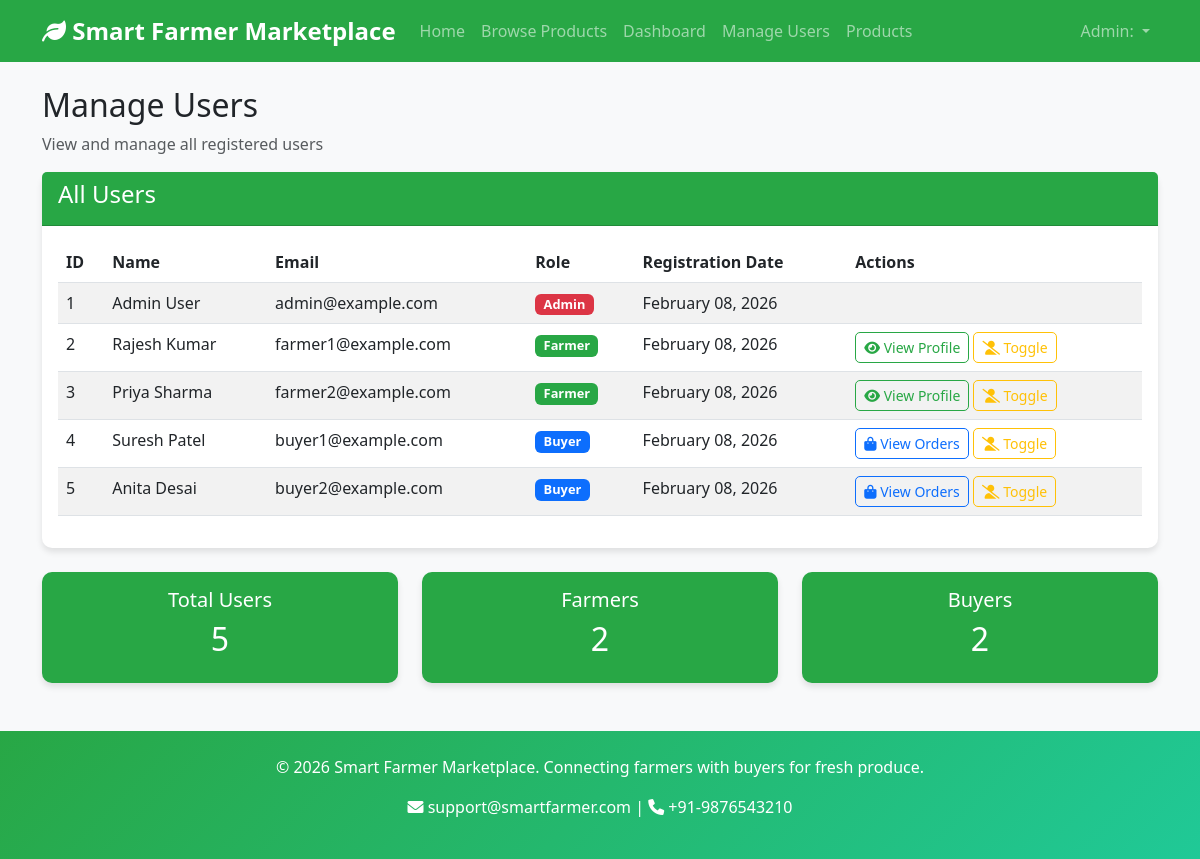
Page /admin/users (signed in) on the committed database.
### models/user.py (models this page shows, shortened)
class User(db.Model):
    __tablename__ = 'users'
    id = db.Column(db.Integer, primary_key=True)
    name = db.Column(db.String(100), nullable=False)
    email = db.Column(db.String(100), unique=True, nullable=False)
    password_hash = db.Column(db.String(200), nullable=False)
    role = db.Column(db.String(20), nullable=False)  # 'farmer', 'buyer', or 'admin'
    created_at = db.Column(db.DateTime, default=datetime.utcnow)

### app.py (the view)
@app.route('/admin/users')
@login_required
@role_required(['admin'])
def manage_users():
    users = User.query.all()
    return render_template('admin/manage_users.html', users=users)

### app.py (called while the page is built)
def login_required(f):
    @wraps(f)
    def decorated_function(*args, **kwargs):
        if 'user_id' not in session:
            return redirect(url_for('login'))
        return f(*args, **kwargs)
    return decorated_function

def role_required(allowed_roles):
    def decorator(f):
        @wraps(f)
        def decorated_function(*args, **kwargs):
            if 'user_id' not in session:
                return redirect(url_for('login'))
            user = User.query.get(session['user_id'])
            if not user or user.role not in allowed_roles:
                flash('Access denied. Insufficient permissions.', 'error')
                return redirect(url_for('index'))
            return f(*args, **kwargs)
        return decorated_function
    return decorator

### templates/admin/manage_users.html (shortened to what this page needs)
{% extends "base.html" %}
{% block content %}
<div class="row">
    <div class="col-12">
        <h2>Manage Users</h2>
        <p class="text-muted">View and manage all registered users</p>
    </div>
</div>
<div class="row">
    <div class="col-12">
        <div class="card">
            <div class="card-header bg-success text-white">
                <h4>All Users</h4>
            </div>
            <div class="card-body">
                <div class="table-responsive">
                    <table class="table table-striped">
                        <thead>
                            <tr>
                                <th>ID</th>
                                <th>Name</th>
                                <th>Email</th>
                                <th>Role</th>
                                <th>Registration Date</th>
                                <th>Actions</th>
                            </tr>
                        </thead>
                        <tbody>
                            {% for user in users %}
                            <tr>
                                <td>{{ user.id }}</td>
                                <td>{{ user.name }}</td>
                                <td>{{ user.email }}</td>
                                <td>
                                    {% if user.role == 'admin' %}
                                        <span class="badge bg-danger">{{ user.role|title }}</span>
                                    {% elif user.role == 'farmer' %}
                                        <span class="badge bg-success">{{ user.role|title }}</span>
                                    {% elif user.role == 'buyer' %}
                                        <span class="badge bg-primary">{{ user.role|title }}</span>
                                    {% else %}
                                        <span class="badge bg-secondary">{{ user.role|title }}</span>
                                    {% endif %}
                                </td>
                                <td>{{ user.created_at.strftime('%B %d, %Y') }}</td>
                                <td>
                                    {% if user.role == 'farmer' %}
                                        <a href="{{ url_for('farmer_dashboard') }}" class="btn btn-sm btn-outline-success" target="_blank">
                                            <i class="fas fa-eye"></i> View Profile
                                        </a>
                                    {% elif user.role == 'buyer' %}
                                        <a href="{{ url_for('order_history') }}" class="btn btn-sm btn-outline-primary" target="_blank">
                                            <i class="fas fa-shopping-bag"></i> View Orders
                                        </a>
                                    {% endif %}
                                    {% if user.role != 'admin' %}
                                    <form method="POST" action="{{ url_for('toggle_user_status', user_id=user.id) }}" class="d-inline">
                                        <button type="submit" class="btn btn-sm btn-outline-warning">
                                            <i class="fas fa-user-slash"></i> Toggle
                                        </button>
                                    </form>
                                    {% endif %}
                                </td>
                            </tr>
                            {% endfor %}
                        </tbody>
                    </table>
                </div>
            </div>
        </div>
    </div>
</div>
<div class="row mt-4">
    <div class="col-md-4">
        <div class="card text-white bg-success">
            <div class="card-body text-center">
                <h5>Total Users</h5>
                <h2>{{ users|length }}</h2>
            </div>
        </div>
    </div>
    <div class="col-md-4">
        <div class="card text-white bg-success">
            <div class="card-body text-center">
                <h5>Farmers</h5>
                <h2>{{ users|selectattr('role', 'equalto', 'farmer')|list|length }}</h2>
            </div>
        </div>
    </div>
    <div class="col-md-4">
        <div class="card text-white bg-success">
            <div class="card-body text-center">
                <h5>Buyers</h5>
                <h2>{{ users|selectattr('role', 'equalto', 'buyer')|list|length }}</h2>
            </div>
        </div>
    </div>
</div>
{% endblock %}

### templates/base.html (shortened to what this page needs)
<!DOCTYPE html>
<html lang="en">
<head>
    <link href="https://cdn.jsdelivr.net/npm/bootstrap@5.3.0-alpha1/dist/css/bootstrap.min.css" rel="stylesheet">
    <link rel="stylesheet" href="https://cdnjs.cloudflare.com/ajax/libs/font-awesome/6.0.0/css/all.min.css">
    <link rel="stylesheet" href="{{ url_for('static', filename='css/style.css') }}">
</head>
<body>
    <nav class="navbar navbar-expand-lg navbar-dark bg-success">
        <div class="container">
            <a class="navbar-brand" href="{{ url_for('index') }}">
                <i class="fas fa-leaf"></i> Smart Farmer Marketplace
            </a>
            <div class="collapse navbar-collapse" id="navbarNav">
                <ul class="navbar-nav me-auto">
                    <li class="nav-item">
                        <a class="nav-link" href="{{ url_for('index') }}">Home</a>
                    </li>
                    <li class="nav-item">
                        <a class="nav-link" href="{{ url_for('browse_products') }}">Browse Products</a>
                    </li>
                    {% if session.role %}
                        {% if session.role == 'farmer' %}
                            <li class="nav-item">
                                <a class="nav-link" href="{{ url_for('farmer_dashboard') }}">My Products</a>
                            </li>
                            <li class="nav-item">
                                <a class="nav-link" href="{{ url_for('farmer_analytics') }}">Analytics</a>
                            </li>
                        {% elif session.role == 'admin' %}
                            <li class="nav-item">
                                <a class="nav-link" href="{{ url_for('admin_dashboard') }}">Dashboard</a>
                            </li>
                            <li class="nav-item">
                                <a class="nav-link" href="{{ url_for('manage_users') }}">Manage Users</a>
                            </li>
                            <li class="nav-item">
                                <a class="nav-link" href="{{ url_for('admin_products') }}">Products</a>
                            </li>
                        {% endif %}
                    {% endif %}
                </ul>
                <ul class="navbar-nav">
                    {% if session.user_id %}
                        <li class="nav-item dropdown">
                            <a class="nav-link dropdown-toggle" href="#" id="navbarDropdown" role="button" data-bs-toggle="dropdown">
                                {{ session.role|title }}: {{ session.name }}
                            </a>
                        </li>
                    {% endif %}
                </ul>
            </div>
        </div>
    </nav>
    <main class="container my-4">
        {% block content %}{% endblock %}
    </main>
    <footer class="bg-success text-white text-center py-4 mt-5">
        <div class="container">
            <p>&copy; 2026 Smart Farmer Marketplace. Connecting farmers with buyers for fresh produce.</p>
            <p><i class="fas fa-envelope"></i> support@smartfarmer.com | <i class="fas fa-phone"></i> +91-9876543210</p>
        </div>
    </footer>
</body>
</html>

### static/css/style.css (style rules this page uses)
body { font-family: 'Segoe UI', Tahoma, Geneva, Verdana, sans-serif; background-color: #f8f9fa; }
.navbar-brand { font-weight: bold; font-size: 1.5rem; }
footer { margin-top: auto; }
.badge { font-size: 0.8em; }
.table th { border-top: none; }
.btn { border-radius: 5px; font-weight: 500; transition: all 0.3s ease; }
.card { border: none; border-radius: 10px; box-shadow: 0 4px 6px rgba(0,0,0,0.1); transition: all 0.3s ease; }
.table th { border-top: none; font-weight: 600; }
.bg-success { background-color: #28a745 !important; }
.btn-outline-success { color: #28a745; border-color: #28a745; }
footer { background: linear-gradient(135deg, #28a745 0%, #20c997 100%) !important; margin-top: 40px; }

### rows in the picture
User: role "Admin", id "1", name "Admin User", email "admin@example.com", created_at "February 08, 2026"
User: id "2", name "Rajesh Kumar", email "farmer1@example.com", role "Farmer", created_at "February 08, 2026"
User: id "3", name "Priya Sharma", email "farmer2@example.com", role "Farmer", created_at "February 08, 2026"
User: id "4", name "Suresh Patel", email "buyer1@example.com", role "Buyer", created_at "February 08, 2026"
User: id "5", name "Anita Desai", email "buyer2@example.com", role "Buyer", created_at "February 08, 2026"

### other values in the picture
{{ users|length }} "5"
{{ users|selectattr('role', 'equalto', 'farmer')|list|length }} "2"
{{ users|selectattr('role', 'equalto', 'buyer')|list|length }} "2"
